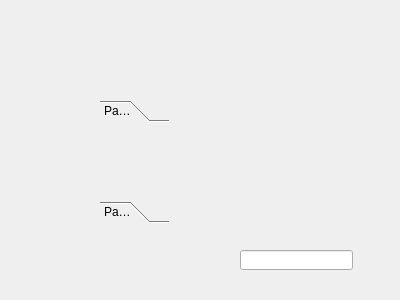
<?xml version="1.0" encoding="UTF-8"?>
<ui version="4.0">
 <class>Form</class>
 <widget class="QWidget" name="Form">
  <property name="geometry">
   <rect>
    <x>0</x>
    <y>0</y>
    <width>400</width>
    <height>300</height>
   </rect>
  </property>
  <property name="windowTitle">
   <string>Form</string>
  </property>
  <widget class="QToolBox" name="toolBox">
   <property name="geometry">
    <rect>
     <x>100</x>
     <y>100</y>
     <width>69</width>
     <height>123</height>
    </rect>
   </property>
   <property name="currentIndex">
    <number>0</number>
   </property>
   <widget class="QWidget" name="page">
    <property name="geometry">
     <rect>
      <x>0</x>
      <y>0</y>
      <width>69</width>
      <height>55</height>
     </rect>
    </property>
    <attribute name="label">
     <string>Page 1</string>
    </attribute>
   </widget>
   <widget class="QWidget" name="page_2">
    <property name="geometry">
     <rect>
      <x>0</x>
      <y>0</y>
      <width>69</width>
      <height>55</height>
     </rect>
    </property>
    <attribute name="label">
     <string>Page 2</string>
    </attribute>
   </widget>
  </widget>
  <widget class="QLineEdit" name="lineEdit">
   <property name="geometry">
    <rect>
     <x>240</x>
     <y>250</y>
     <width>113</width>
     <height>20</height>
    </rect>
   </property>
  </widget>
 </widget>
 <resources/>
 <connections/>
</ui>
